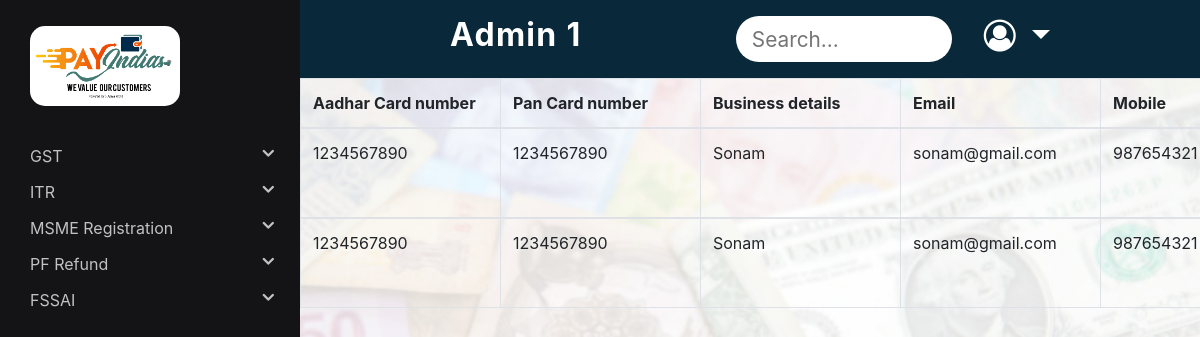
The page /Admin/fssaiPending.php (signed in) on the database its author committed.
### tables this page shows
CREATE TABLE `fssai` (
  `id` int(11) NOT NULL,
  `aadhar_no` int(12) NOT NULL,
  `pan_card_no` int(10) NOT NULL,
  `business_detail` varchar(255) NOT NULL,
  `email` varchar(100) NOT NULL,
  `mobile_number` int(12) NOT NULL,
  `photo_name` varchar(50) NOT NULL,
  `noc` varchar(50) NOT NULL,
  `address_proof` varchar(50) NOT NULL,
  `other_document` varchar(50) NOT NULL,
  `comments` varchar(255) NOT NULL,
  `status` varchar(20) NOT NULL DEFAULT 'false'
);

### Admin/fssaiPending.php (the view, shortened to what this page needs)
<?php
$conn = mysqli_connect('localhost', 'root', '', 'payindia');
$sql = "SELECT * FROM fssai where status='false'";
$result = mysqli_query($conn, $sql);
$ans = mysqli_fetch_all($result, MYSQLI_ASSOC);
?>
<!DOCTYPE html>
<html lang="en">
<head>
	<link rel="stylesheet" href="https://cdnjs.cloudflare.com/ajax/libs/font-awesome/4.7.0/css/font-awesome.min.css">
	<link rel="stylesheet" href="https://maxcdn.bootstrapcdn.com/bootstrap/4.5.2/css/bootstrap.min.css">
	<link rel="stylesheet" type="text/css" href="../Distributor/style.css">
</head>
<body>
	<?php include("sidenav.php"); ?>
	<?php include("navbar.php"); ?>
	<div class="col-12 padding-sidenav pr-md-0 main-index">
		<div class="table-responsive">
			<?php if (sizeof($ans) > 0) { ?>
				<table class="table table-bordered" id="datatable">
					<thead>
						<tr>
							<th scope="col">Aadhar Card number</th>
							<th scope="col">Pan Card number</th>
							<th scope="col">Business details</th>
							<th scope="col">Email</th>
							<th scope="col">Mobile</th>
						</tr>
					</thead>
					<?php
					for ($x = 0; $x < sizeof($ans); $x++) {
					?>
						<tbody>
							<tr>
								<td>
									<p><?php echo $ans[$x]['aadhar_no']; ?></p>
								</td>
								<td>
									<p><?php echo $ans[$x]['pan_card_no']; ?></p>
								</td>
								<td>
									<p><?php echo $ans[$x]['business_detail']; ?></p>
								</td>
								<td>
									<p><?php echo $ans[$x]['email']; ?></p>
								</td>
								<td>
									<p><?php echo $ans[$x]['mobile_number']; ?></p>
								</td>
							</tr>
					<?php
					}
				} else {
					echo "<h2>There is no data</h2>";
				}
					?>
						</tbody>
				</table>
		</div>
	</div>
</body>
</html>

### Distributor/style.css (style rules this page uses)
body { height: 100vh; width: 100vw; background: url('../images/commonBG.jpeg') no-repeat; background-position: center center; background-attachment: fixed; background-size: cover; }
body { background-color: #ededed; }
.main-index { padding-bottom: 3rem; z-index: 50; }
@media (min-width: 768px) { .padding-sidenav { padding-left: 300px !important; } }
tr, th { min-width: 200px; }

### rows shown on the page
fssai: aadhar_no "1234567890", pan_card_no "1234567890", business_detail "Sonam", email "sonam@gmail.com", mobile_number "987654321"
fssai: aadhar_no "1234567890", pan_card_no "1234567890", business_detail "Sonam", email "sonam@gmail.com", mobile_number "987654321"
